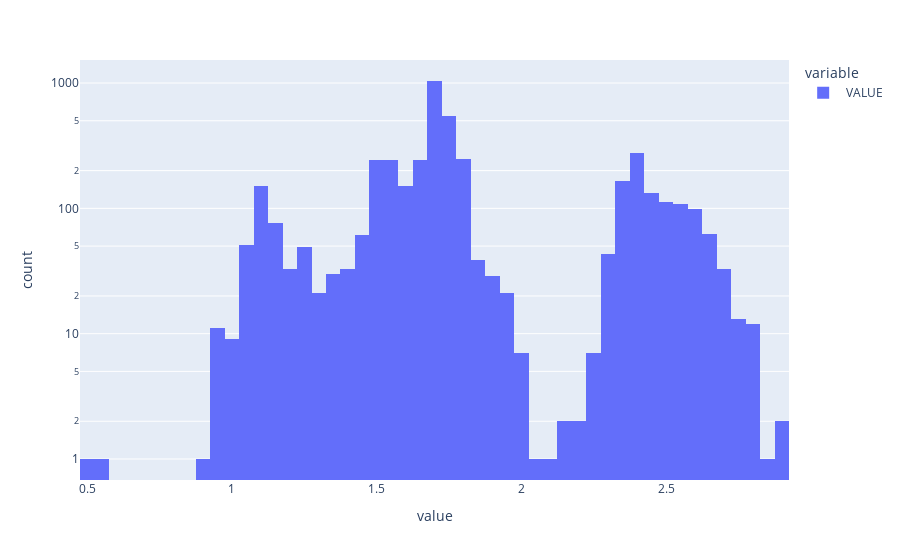

Notebook cell for this chart:
### Code cell
px.histogram(rectifier_load[' VALUE'], log_y=True)

### Figure 1 — Plotly figure (JSON) as saved in the notebook; plotly's stock layout.template omitted (floating-point values rounded to 4 significant figures; data arrays with more than 128 entries replaced by an {"elided": "..."} marker saying what was removed)
{"data": [{"alignmentgroup": "True", "bingroup": "x", "hovertemplate": "variable= VALUE<br>value=%{x}<br>count=%{y}<extra></extra>", "legendgroup": " VALUE", "marker": {"color": "#636efa", "pattern": {"shape": ""}}, "name": " VALUE", "offsetgroup": " VALUE", "orientation": "v", "showlegend": true, "type": "histogram", "x": {"elided": "4407 float values"}, "xaxis": "x", "yaxis": "y"}], "layout": {"barmode": "relative", "legend": {"title": {"text": "variable"}, "tracegroupgap": 0}, "margin": {"t": 60}, "xaxis": {"anchor": "y", "domain": [0, 1], "title": {"text": "value"}}, "yaxis": {"anchor": "x", "domain": [0, 1], "title": {"text": "count"}, "type": "log"}}}
